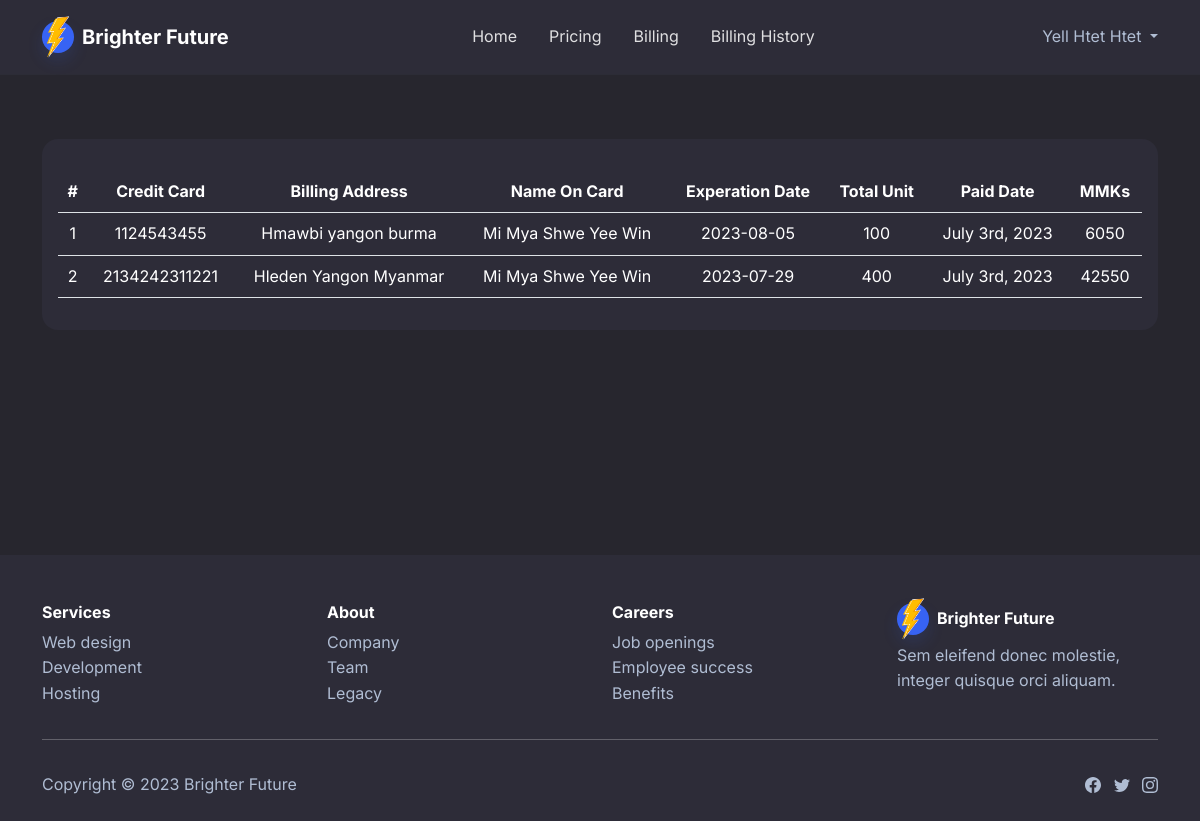
/billinghistory.php (signed in), run on the app's committed database.
### tables this page shows
CREATE TABLE `billing` (
  `id` int(11) NOT NULL,
  `user_id` int(11) NOT NULL,
  `board_id` bigint(20) NOT NULL,
  `start_date` date NOT NULL,
  `end_date` date NOT NULL,
  `due_date` date NOT NULL,
  `paid` tinyint(1) NOT NULL,
  `bill_amount` int(255) NOT NULL,
  `kw` int(11) NOT NULL
);

CREATE TABLE `billing_info` (
  `id` int(11) NOT NULL,
  `billing_id` int(11) NOT NULL,
  `user_id` int(11) NOT NULL,
  `credit_card` bigint(20) NOT NULL,
  `billing_address` varchar(300) NOT NULL,
  `noc` varchar(300) NOT NULL,
  `exp` date NOT NULL,
  `date` timestamp NOT NULL DEFAULT current_timestamp() ON UPDATE current_timestamp(),
  `passcode` int(6) NOT NULL
);

### dbconnect.php (called while the page is built, shortened)
<?php
class DataBase
{
  public $db;
  function __construct($db)
  {
    try {
      $pdo = new PDO("mysql:host=localhost;dbname=original", "root", "");
    } catch (PDOException $e) {
      echo $e->getMessage();
      die();
    }
    $this->db = $pdo;
  }
  public function current_user_billings()
  {
    $statement = $this->db->prepare("select * from billing where user_id = " . $_SESSION['current_user']->id);
    $statement->execute();
    $billings = $statement->fetchAll(PDO::FETCH_OBJ);
    return $billings;
  }
  public function getNonResdentailPrice()
  {
    $statement = $this->db->prepare("select * from non_residentail_price ");
    $statement->execute();
    $billings = $statement->fetchAll(PDO::FETCH_OBJ);
    return $billings;
  }
  public function getBillingInfoId($billingId)
  {
    $statement = $this->db->prepare("select * from billing_info where billing_id= $billingId ");
    $statement->execute();
    $board = $statement->fetchAll(PDO::FETCH_OBJ);
    return $board[0];
  }
}

### bootstrap.php (called while the page is built, shortened)
<?php
require "dbconnect.php";
$pdo = getPDO();
$db = new DataBase($pdo);

### billinghistory.php (the view, shortened to what this page needs)
<?php include "nav.php"; ?>
<?php
$billings = $db->current_user_billings();
$prices_N = $db->getNonResdentailPrice();
?>
<section class="py-5 bg-dark" style="min-height:60vh;">
    <div class="container">
        <div class="card mt-3">
            <div class="card-body">
                <div class="table-responsive-md">
                    <table class="table mt-3">
                        <thead class="thead-light">
                            <tr class="text-center">
                                <th scope="col">#</th>
                                <th>Credit Card</th>
                                <th>Billing Address</th>
                                <th scope="col">Name On Card</th>
                                <th scope="col">Experation Date</th>
                                <th scope="col">Total Unit</th>
                                <th scope="col">Paid Date</th>
                                <th scope="col">MMKs</th>
                            </tr>
                        </thead>
                        <tbody>
                            <?php foreach ($billings as $index => $billing): ?>
                                <?php if ($billing->paid): ?>
                                    <tr class="text-center">
                                        <td>
                                            <?php echo $index + 1; ?>
                                        </td>
                                        <td>
                                            <?php echo $db->getBillingInfoId($billing->id)->credit_card; ?>
                                        </td>
                                        <td>
                                            <?php echo $db->getBillingInfoId($billing->id)->billing_address; ?>
                                        </td>
                                        <td>
                                            <?php echo $db->getBillingInfoId($billing->id)->noc; ?>
                                        </td>
                                        <td>
                                            <?php echo $db->getBillingInfoId($billing->id)->exp; ?>
                                        </td>
                                        <td>
                                            <?php echo $billing->kw; ?>
                                        </td>
                                        <td>
                                            <?php echo date("F jS, Y", strtotime($db->getBillingInfoId($billing->id)->date)); ?>
                                        </td>
                                        <td>
                                            <?php echo $billing->bill_amount; ?>
                                        </td>
                                    </tr>
                                <?php endif; ?>
                            <?php endforeach; ?>
                        </tbody>
                    </table>
                </div>
            </div>
        </div>
    </div>
</section>
<?php include "footer.php"; ?>
</html>

### data on the page
billing: id.credit_card "1124543455", id.billing_address "Hmawbi yangon burma", id.noc "Mi Mya Shwe Yee Win", id.exp "2023-08-05", kw "100", id.date "July 3rd, 2023", bill_amount "6050"
billing: id.credit_card "2134242311221", id.billing_address "Hleden Yangon Myanmar", id.noc "Mi Mya Shwe Yee Win", id.exp "2023-07-29", kw "400", id.date "July 3rd, 2023", bill_amount "42550"

### other printed values
$_SESSION['current_user']->name "Yell Htet Htet"
